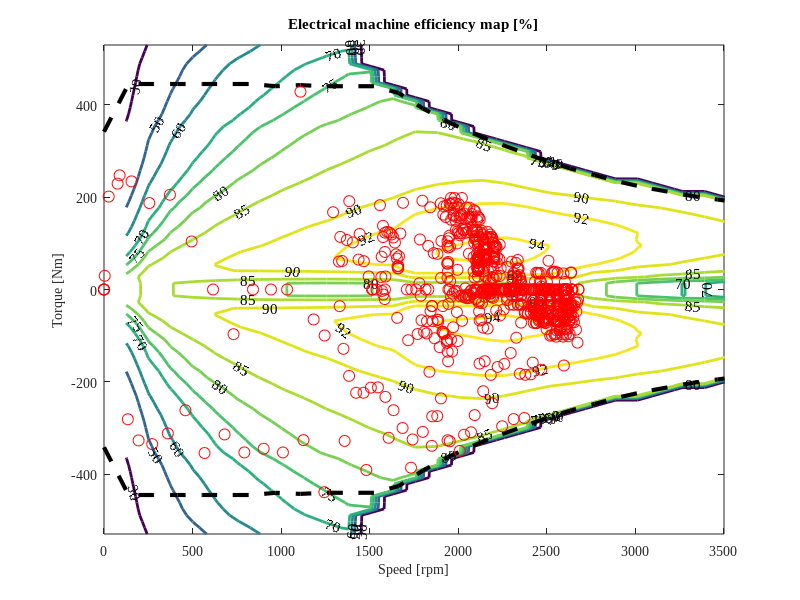

Here is the MATLAB script that generated this plot:
% This is an example script for data plot with efficiency map
% Provided example data sets:
% EM_data.mat
% Created by Bao-Huy NGUYEN on May 2019

close all ;

%% Plot setting
font = 'Times New Roman';   % Fontname ('Times New Roman' for article and report, could be 'Arial' for presentation)
fontsize = 10 ;             % Fontsize (8-9 for article, 10-11 for report, 14-16 for presentation)
fontsize_legend = 11 ;      % Legend fontsize (8-9 for article, 10-11 for report, 14-16 for presentation)

fig_unit = 'centimeters' ;  % (centimeters is prefered)
% fig_position = [5 10] ; 	% [width height] (centimeters)
                            % to be modified to display on the screen
% fig_size = [16 5] ;     	% [width height] (centimeters) 
                            % (width <=8.8 for article, <=16 for report, more for presentation)
                            % to be set for each plot
                      
%% Data loading
load EM_data

%% Plotting  ---------------------------------------------------

%% Electrical machine efficiency map
% Figure creation
fig_position = [5 10] ; % centimeters
fig_size = [16 12] ; % centimeters
figure('units',fig_unit,'position',[fig_position fig_size]);
% Plot the efficiency map
[x1,y1] = contour(EM.Speed_range, EM.Torque_range, EM.Eff, [94 92 90 85 80 75 70 60 50 30], 'linewidth', 2, 'ShowText', 'on') ;
hold on
% Plot the limitations (if any)
plot(EM.Speed_lim, EM.Torque_peak_lim, 'k--', 'linewidth',3);
plot(EM.Speed_lim, -EM.Torque_peak_lim, 'k--', 'linewidth',3);
% Plot the results (operation points)
plot(Results.Speed, Results.Torque, 'ro', 'MarkerSize',8);
hold off 
axe_x= 'Speed [rpm]';% Legend of x axis
axe_y= 'Torque [Nm]';% Legend of y axis
xlabel(axe_x,'Fontname',font,'Fontsize',fontsize)% Labelling x axis
ylabel(axe_y,'Fontname',font,'Fontsize',fontsize)% Labelling y axis
set(gca,'Fontname',font,'fontsize',fontsize);
xlim([0 3500]);
% ylim([0 max(EM.Torque_peak_lim)]);
% Labeling the efficiency (numbers on the curves)
clabel(x1,y1,'LabelSpacing',150,'Fontname',font,'Fontsize',fontsize_legend); 
title('Electrical machine efficiency map [%]','Fontname',font,'FontSize',fontsize_legend)
